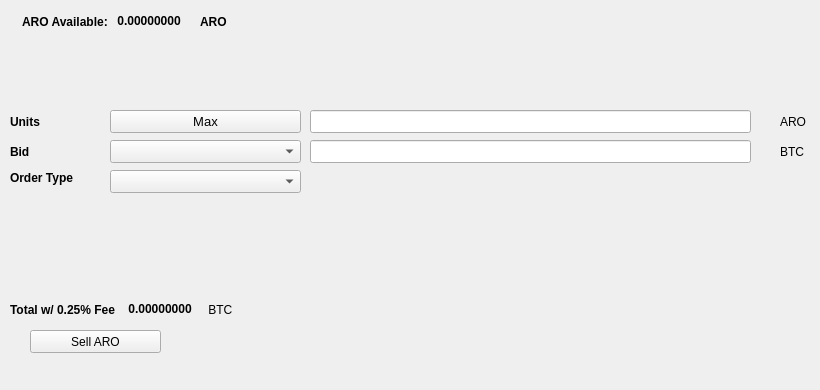
   <widget class="QWidget" name="SellTab">
    <attribute name="title">
     <string>Sell</string>
    </attribute>
    <widget class="QLabel" name="label_16">
     <property name="geometry">
      <rect>
       <x>780</x>
       <y>140</y>
       <width>31</width>
       <height>23</height>
      </rect>
     </property>
     <property name="text">
      <string>BTC</string>
     </property>
    </widget>
    <widget class="QComboBox" name="SellBidcomboBox">
     <property name="geometry">
      <rect>
       <x>110</x>
       <y>140</y>
       <width>191</width>
       <height>23</height>
      </rect>
     </property>
     <property name="font">
      <font>
       <pointsize>10</pointsize>
      </font>
     </property>
    </widget>
    <widget class="QLabel" name="label_18">
     <property name="geometry">
      <rect>
       <x>10</x>
       <y>110</y>
       <width>46</width>
       <height>23</height>
      </rect>
     </property>
     <property name="font">
      <font>
       <weight>75</weight>
       <bold>true</bold>
      </font>
     </property>
     <property name="text">
      <string>Units</string>
     </property>
    </widget>
    <widget class="QPushButton" name="Sell_Max_Amount">
     <property name="geometry">
      <rect>
       <x>110</x>
       <y>110</y>
       <width>191</width>
       <height>23</height>
      </rect>
     </property>
     <property name="font">
      <font>
       <pointsize>10</pointsize>
      </font>
     </property>
     <property name="text">
      <string>Max</string>
     </property>
    </widget>
    <widget class="QLabel" name="label_20">
     <property name="geometry">
      <rect>
       <x>10</x>
       <y>170</y>
       <width>91</width>
       <height>16</height>
      </rect>
     </property>
     <property name="font">
      <font>
       <weight>75</weight>
       <bold>true</bold>
      </font>
     </property>
     <property name="text">
      <string>Order Type</string>
     </property>
    </widget>
    <widget class="QComboBox" name="SellOrdertypeCombo">
     <property name="geometry">
      <rect>
       <x>110</x>
       <y>170</y>
       <width>191</width>
       <height>23</height>
      </rect>
     </property>
     <property name="font">
      <font>
       <pointsize>10</pointsize>
      </font>
     </property>
    </widget>
    <widget class="QLabel" name="label_21">
     <property name="geometry">
      <rect>
       <x>10</x>
       <y>140</y>
       <width>46</width>
       <height>23</height>
      </rect>
     </property>
     <property name="font">
      <font>
       <weight>75</weight>
       <bold>true</bold>
      </font>
     </property>
     <property name="text">
      <string>Bid</string>
     </property>
    </widget>
    <widget class="QLabel" name="label_22">
     <property name="geometry">
      <rect>
       <x>780</x>
       <y>110</y>
       <width>31</width>
       <height>23</height>
      </rect>
     </property>
     <property name="text">
      <string>ARO</string>
     </property>
    </widget>
    <widget class="QLineEdit" name="UnitsInputARO">
     <property name="geometry">
      <rect>
       <x>310</x>
       <y>110</y>
       <width>441</width>
       <height>23</height>
      </rect>
     </property>
     <property name="font">
      <font>
       <pointsize>9</pointsize>
       <weight>75</weight>
       <bold>true</bold>
      </font>
     </property>
    </widget>
    <widget class="QLineEdit" name="SellBidPriceEdit">
     <property name="geometry">
      <rect>
       <x>310</x>
       <y>140</y>
       <width>441</width>
       <height>23</height>
      </rect>
     </property>
     <property name="font">
      <font>
       <pointsize>9</pointsize>
       <weight>75</weight>
       <bold>true</bold>
      </font>
     </property>
    </widget>
    <widget class="QPushButton" name="SellAROBTN">
     <property name="geometry">
      <rect>
       <x>30</x>
       <y>330</y>
       <width>131</width>
       <height>23</height>
      </rect>
     </property>
     <property name="text">
      <string>Sell ARO</string>
     </property>
     <property name="icon">
      <iconset resource="../apeiron">
       <normaloff>:/icons/bitcoin</normaloff>:/icons/bitcoin</iconset>
     </property>
    </widget>
    <widget class="QWidget" name="layoutWidget3">
     <property name="geometry">
      <rect>
       <x>22</x>
       <y>12</y>
       <width>258</width>
       <height>19</height>
      </rect>
     </property>
     <layout class="QHBoxLayout" name="horizontalLayout">
      <item>
       <widget class="QLabel" name="label232_2">
        <property name="font">
         <font>
          <weight>75</weight>
          <bold>true</bold>
         </font>
        </property>
        <property name="text">
         <string>ARO Available:</string>
        </property>
       </widget>
      </item>
      <item>
       <widget class="QLabel" name="AROAvailableLabel">
        <property name="palette">
         <palette>
          <active>
           <colorrole role="WindowText">
            <brush brushstyle="SolidPattern">
             <color alpha="255">
              <red>0</red>
              <green>0</green>
              <blue>0</blue>
             </color>
            </brush>
           </colorrole>
           <colorrole role="Button">
            <brush brushstyle="SolidPattern">
             <color alpha="255">
              <red>0</red>
              <green>170</green>
              <blue>0</blue>
             </color>
            </brush>
           </colorrole>
           <colorrole role="Light">
            <brush brushstyle="SolidPattern">
             <color alpha="255">
              <red>0</red>
              <green>255</green>
              <blue>0</blue>
             </color>
            </brush>
           </colorrole>
           <colorrole role="Midlight">
            <brush brushstyle="SolidPattern">
             <color alpha="255">
              <red>0</red>
              <green>212</green>
              <blue>0</blue>
             </color>
            </brush>
           </colorrole>
           <colorrole role="Dark">
            <brush brushstyle="SolidPattern">
             <color alpha="255">
              <red>0</red>
              <green>85</green>
              <blue>0</blue>
             </color>
            </brush>
           </colorrole>
           <colorrole role="Mid">
            <brush brushstyle="SolidPattern">
             <color alpha="255">
              <red>0</red>
              <green>113</green>
              <blue>0</blue>
             </color>
            </brush>
           </colorrole>
           <colorrole role="Text">
            <brush brushstyle="SolidPattern">
             <color alpha="255">
              <red>0</red>
              <green>170</green>
              <blue>0</blue>
             </color>
            </brush>
           </colorrole>
           <colorrole role="BrightText">
            <brush brushstyle="SolidPattern">
             <color alpha="255">
              <red>255</red>
              <green>255</green>
              <blue>255</blue>
             </color>
            </brush>
           </colorrole>
           <colorrole role="ButtonText">
            <brush brushstyle="SolidPattern">
             <color alpha="255">
              <red>0</red>
              <green>0</green>
              <blue>0</blue>
             </color>
            </brush>
           </colorrole>
           <colorrole role="Base">
            <brush brushstyle="SolidPattern">
             <color alpha="255">
              <red>255</red>
              <green>255</green>
              <blue>255</blue>
             </color>
            </brush>
           </colorrole>
           <colorrole role="Window">
            <brush brushstyle="SolidPattern">
             <color alpha="255">
              <red>0</red>
              <green>170</green>
              <blue>0</blue>
             </color>
            </brush>
           </colorrole>
           <colorrole role="Shadow">
            <brush brushstyle="SolidPattern">
             <color alpha="255">
              <red>0</red>
              <green>0</green>
              <blue>0</blue>
             </color>
            </brush>
           </colorrole>
           <colorrole role="AlternateBase">
            <brush brushstyle="SolidPattern">
             <color alpha="255">
              <red>127</red>
              <green>212</green>
              <blue>127</blue>
             </color>
            </brush>
           </colorrole>
           <colorrole role="ToolTipBase">
            <brush brushstyle="SolidPattern">
             <color alpha="255">
              <red>255</red>
              <green>255</green>
              <blue>220</blue>
             </color>
            </brush>
           </colorrole>
           <colorrole role="ToolTipText">
            <brush brushstyle="SolidPattern">
             <color alpha="255">
              <red>0</red>
              <green>0</green>
              <blue>0</blue>
             </color>
            </brush>
           </colorrole>
          </active>
          <inactive>
           <colorrole role="WindowText">
            <brush brushstyle="SolidPattern">
             <color alpha="255">
              <red>0</red>
              <green>0</green>
              <blue>0</blue>
             </color>
            </brush>
           </colorrole>
           <colorrole role="Button">
            <brush brushstyle="SolidPattern">
             <color alpha="255">
              <red>0</red>
              <green>170</green>
              <blue>0</blue>
             </color>
            </brush>
           </colorrole>
           <colorrole role="Light">
            <brush brushstyle="SolidPattern">
             <color alpha="255">
              <red>0</red>
              <green>255</green>
              <blue>0</blue>
             </color>
            </brush>
           </colorrole>
           <colorrole role="Midlight">
            <brush brushstyle="SolidPattern">
             <color alpha="255">
              <red>0</red>
              <green>212</green>
              <blue>0</blue>
             </color>
            </brush>
           </colorrole>
           <colorrole role="Dark">
            <brush brushstyle="SolidPattern">
             <color alpha="255">
              <red>0</red>
              <green>85</green>
              <blue>0</blue>
             </color>
            </brush>
           </colorrole>
           <colorrole role="Mid">
            <brush brushstyle="SolidPattern">
             <color alpha="255">
              <red>0</red>
              <green>113</green>
              <blue>0</blue>
             </color>
            </brush>
           </colorrole>
           <colorrole role="Text">
            <brush brushstyle="SolidPattern">
             <color alpha="255">
              <red>0</red>
              <green>170</green>
              <blue>0</blue>
             </color>
            </brush>
           </colorrole>
           <colorrole role="BrightText">
            <brush brushstyle="SolidPattern">
             <color alpha="255">
              <red>255</red>
              <green>255</green>
              <blue>255</blue>
             </color>
            </brush>
           </colorrole>
           <colorrole role="ButtonText">
            <brush brushstyle="SolidPattern">
             <color alpha="255">
              <red>0</red>
              <green>0</green>
              <blue>0</blue>
             </color>
            </brush>
           </colorrole>
           <colorrole role="Base">
            <brush brushstyle="SolidPattern">
             <color alpha="255">
              <red>255</red>
              <green>255</green>
              <blue>255</blue>
             </color>
            </brush>
           </colorrole>
           <colorrole role="Window">
            <brush brushstyle="SolidPattern">
             <color alpha="255">
              <red>0</red>
              <green>170</green>
              <blue>0</blue>
             </color>
            </brush>
           </colorrole>
           <colorrole role="Shadow">
            <brush brushstyle="SolidPattern">
             <color alpha="255">
              <red>0</red>
              <green>0</green>
              <blue>0</blue>
             </color>
            </brush>
           </colorrole>
           <colorrole role="AlternateBase">
            <brush brushstyle="SolidPattern">
             <color alpha="255">
              <red>127</red>
              <green>212</green>
              <blue>127</blue>
             </color>
            </brush>
           </colorrole>
           <colorrole role="ToolTipBase">
            <brush brushstyle="SolidPattern">
             <color alpha="255">
              <red>255</red>
              <green>255</green>
              <blue>220</blue>
             </color>
            </brush>
           </colorrole>
           <colorrole role="ToolTipText">
            <brush brushstyle="SolidPattern">
             <color alpha="255">
              <red>0</red>
              <green>0</green>
              <blue>0</blue>
             </color>
            </brush>
           </colorrole>
          </inactive>
          <disabled>
           <colorrole role="WindowText">
            <brush brushstyle="SolidPattern">
             <color alpha="255">
              <red>0</red>
              <green>85</green>
              <blue>0</blue>
             </color>
            </brush>
           </colorrole>
           <colorrole role="Button">
            <brush brushstyle="SolidPattern">
             <color alpha="255">
              <red>0</red>
              <green>170</green>
              <blue>0</blue>
             </color>
            </brush>
           </colorrole>
           <colorrole role="Light">
            <brush brushstyle="SolidPattern">
             <color alpha="255">
              <red>0</red>
              <green>255</green>
              <blue>0</blue>
             </color>
            </brush>
           </colorrole>
           <colorrole role="Midlight">
            <brush brushstyle="SolidPattern">
             <color alpha="255">
              <red>0</red>
              <green>212</green>
              <blue>0</blue>
             </color>
            </brush>
           </colorrole>
           <colorrole role="Dark">
            <brush brushstyle="SolidPattern">
             <color alpha="255">
              <red>0</red>
              <green>85</green>
              <blue>0</blue>
             </color>
            </brush>
           </colorrole>
           <colorrole role="Mid">
            <brush brushstyle="SolidPattern">
             <color alpha="255">
              <red>0</red>
              <green>113</green>
              <blue>0</blue>
             </color>
            </brush>
           </colorrole>
           <colorrole role="Text">
            <brush brushstyle="SolidPattern">
             <color alpha="255">
              <red>0</red>
              <green>85</green>
              <blue>0</blue>
             </color>
            </brush>
           </colorrole>
           <colorrole role="BrightText">
            <brush brushstyle="SolidPattern">
             <color alpha="255">
              <red>255</red>
              <green>255</green>
              <blue>255</blue>
             </color>
            </brush>
           </colorrole>
           <colorrole role="ButtonText">
            <brush brushstyle="SolidPattern">
             <color alpha="255">
              <red>0</red>
              <green>85</green>
              <blue>0</blue>
             </color>
            </brush>
           </colorrole>
           <colorrole role="Base">
            <brush brushstyle="SolidPattern">
             <color alpha="255">
              <red>0</red>
              <green>170</green>
              <blue>0</blue>
             </color>
            </brush>
           </colorrole>
           <colorrole role="Window">
            <brush brushstyle="SolidPattern">
             <color alpha="255">
              <red>0</red>
              <green>170</green>
              <blue>0</blue>
             </color>
            </brush>
           </colorrole>
           <colorrole role="Shadow">
            <brush brushstyle="SolidPattern">
             <color alpha="255">
              <red>0</red>
              <green>0</green>
              <blue>0</blue>
             </color>
            </brush>
           </colorrole>
           <colorrole role="AlternateBase">
            <brush brushstyle="SolidPattern">
             <color alpha="255">
              <red>0</red>
              <green>170</green>
              <blue>0</blue>
             </color>
            </brush>
           </colorrole>
           <colorrole role="ToolTipBase">
            <brush brushstyle="SolidPattern">
             <color alpha="255">
              <red>255</red>
              <green>255</green>
              <blue>220</blue>
             </color>
            </brush>
           </colorrole>
           <colorrole role="ToolTipText">
            <brush brushstyle="SolidPattern">
             <color alpha="255">
              <red>0</red>
              <green>0</green>
              <blue>0</blue>
             </color>
            </brush>
           </colorrole>
          </disabled>
         </palette>
        </property>
        <property name="font">
         <font>
          <weight>75</weight>
          <bold>true</bold>
         </font>
        </property>
        <property name="text">
         <string> 0.00000000 </string>
        </property>
        <property name="textInteractionFlags">
         <set>Qt::LinksAccessibleByMouse|Qt::TextSelectableByKeyboard|Qt::TextSelectableByMouse</set>
        </property>
       </widget>
      </item>
      <item>
       <widget class="QLabel" name="labelARO">
        <property name="font">
         <font>
          <weight>75</weight>
          <bold>true</bold>
         </font>
        </property>
        <property name="text">
         <string>ARO</string>
        </property>
       </widget>
      </item>
     </layout>
    </widget>
    <widget class="QWidget" name="layoutWidget">
     <property name="geometry">
      <rect>
       <x>10</x>
       <y>300</y>
       <width>268</width>
       <height>19</height>
      </rect>
     </property>
     <layout class="QHBoxLayout" name="horizontalLayout_2">
      <item>
       <widget class="QLabel" name="label_19">
        <property name="font">
         <font>
          <weight>75</weight>
          <bold>true</bold>
         </font>
        </property>
        <property name="text">
         <string>Total w/ 0.25% Fee </string>
        </property>
       </widget>
      </item>
      <item>
       <widget class="QLabel" name="SellCostLabel">
        <property name="palette">
         <palette>
          <active>
           <colorrole role="WindowText">
            <brush brushstyle="SolidPattern">
             <color alpha="255">
              <red>0</red>
              <green>0</green>
              <blue>0</blue>
             </color>
            </brush>
           </colorrole>
           <colorrole role="Button">
            <brush brushstyle="SolidPattern">
             <color alpha="255">
              <red>0</red>
              <green>170</green>
              <blue>0</blue>
             </color>
            </brush>
           </colorrole>
           <colorrole role="Light">
            <brush brushstyle="SolidPattern">
             <color alpha="255">
              <red>0</red>
              <green>255</green>
              <blue>0</blue>
             </color>
            </brush>
           </colorrole>
           <colorrole role="Midlight">
            <brush brushstyle="SolidPattern">
             <color alpha="255">
              <red>0</red>
              <green>212</green>
              <blue>0</blue>
             </color>
            </brush>
           </colorrole>
           <colorrole role="Dark">
            <brush brushstyle="SolidPattern">
             <color alpha="255">
              <red>0</red>
              <green>85</green>
              <blue>0</blue>
             </color>
            </brush>
           </colorrole>
           <colorrole role="Mid">
            <brush brushstyle="SolidPattern">
             <color alpha="255">
              <red>0</red>
              <green>113</green>
              <blue>0</blue>
             </color>
            </brush>
           </colorrole>
           <colorrole role="Text">
            <brush brushstyle="SolidPattern">
             <color alpha="255">
              <red>0</red>
              <green>170</green>
              <blue>0</blue>
             </color>
            </brush>
           </colorrole>
           <colorrole role="BrightText">
            <brush brushstyle="SolidPattern">
             <color alpha="255">
              <red>255</red>
              <green>255</green>
              <blue>255</blue>
             </color>
            </brush>
           </colorrole>
           <colorrole role="ButtonText">
            <brush brushstyle="SolidPattern">
             <color alpha="255">
              <red>0</red>
              <green>0</green>
              <blue>0</blue>
             </color>
            </brush>
           </colorrole>
           <colorrole role="Base">
            <brush brushstyle="SolidPattern">
             <color alpha="255">
              <red>255</red>
              <green>255</green>
              <blue>255</blue>
             </color>
            </brush>
           </colorrole>
           <colorrole role="Window">
            <brush brushstyle="SolidPattern">
             <color alpha="255">
              <red>0</red>
              <green>170</green>
              <blue>0</blue>
             </color>
            </brush>
           </colorrole>
           <colorrole role="Shadow">
            <brush brushstyle="SolidPattern">
             <color alpha="255">
              <red>0</red>
              <green>0</green>
              <blue>0</blue>
             </color>
            </brush>
           </colorrole>
           <colorrole role="AlternateBase">
            <brush brushstyle="SolidPattern">
             <color alpha="255">
              <red>127</red>
              <green>212</green>
              <blue>127</blue>
             </color>
            </brush>
           </colorrole>
           <colorrole role="ToolTipBase">
            <brush brushstyle="SolidPattern">
             <color alpha="255">
              <red>255</red>
              <green>255</green>
              <blue>220</blue>
             </color>
            </brush>
           </colorrole>
           <colorrole role="ToolTipText">
            <brush brushstyle="SolidPattern">
             <color alpha="255">
              <red>0</red>
              <green>0</green>
              <blue>0</blue>
             </color>
            </brush>
           </colorrole>
          </active>
          <inactive>
           <colorrole role="WindowText">
            <brush brushstyle="SolidPattern">
             <color alpha="255">
              <red>0</red>
              <green>0</green>
              <blue>0</blue>
             </color>
            </brush>
           </colorrole>
           <colorrole role="Button">
            <brush brushstyle="SolidPattern">
             <color alpha="255">
              <red>0</red>
              <green>170</green>
              <blue>0</blue>
             </color>
            </brush>
           </colorrole>
           <colorrole role="Light">
            <brush brushstyle="SolidPattern">
             <color alpha="255">
              <red>0</red>
              <green>255</green>
              <blue>0</blue>
             </color>
            </brush>
           </colorrole>
           <colorrole role="Midlight">
            <brush brushstyle="SolidPattern">
             <color alpha="255">
              <red>0</red>
              <green>212</green>
              <blue>0</blue>
             </color>
            </brush>
           </colorrole>
           <colorrole role="Dark">
            <brush brushstyle="SolidPattern">
             <color alpha="255">
              <red>0</red>
              <green>85</green>
              <blue>0</blue>
             </color>
            </brush>
           </colorrole>
           <colorrole role="Mid">
            <brush brushstyle="SolidPattern">
             <color alpha="255">
              <red>0</red>
              <green>113</green>
              <blue>0</blue>
             </color>
            </brush>
           </colorrole>
           <colorrole role="Text">
            <brush brushstyle="SolidPattern">
             <color alpha="255">
              <red>0</red>
              <green>170</green>
              <blue>0</blue>
             </color>
            </brush>
           </colorrole>
           <colorrole role="BrightText">
            <brush brushstyle="SolidPattern">
             <color alpha="255">
              <red>255</red>
              <green>255</green>
              <blue>255</blue>
             </color>
            </brush>
           </colorrole>
           <colorrole role="ButtonText">
            <brush brushstyle="SolidPattern">
             <color alpha="255">
              <red>0</red>
              <green>0</green>
              <blue>0</blue>
             </color>
            </brush>
           </colorrole>
           <colorrole role="Base">
            <brush brushstyle="SolidPattern">
             <color alpha="255">
              <red>255</red>
              <green>255</green>
              <blue>255</blue>
             </color>
            </brush>
           </colorrole>
           <colorrole role="Window">
            <brush brushstyle="SolidPattern">
             <color alpha="255">
              <red>0</red>
              <green>170</green>
              <blue>0</blue>
             </color>
            </brush>
           </colorrole>
           <colorrole role="Shadow">
            <brush brushstyle="SolidPattern">
             <color alpha="255">
              <red>0</red>
              <green>0</green>
              <blue>0</blue>
             </color>
            </brush>
           </colorrole>
           <colorrole role="AlternateBase">
            <brush brushstyle="SolidPattern">
             <color alpha="255">
              <red>127</red>
              <green>212</green>
              <blue>127</blue>
             </color>
            </brush>
           </colorrole>
           <colorrole role="ToolTipBase">
            <brush brushstyle="SolidPattern">
             <color alpha="255">
              <red>255</red>
              <green>255</green>
              <blue>220</blue>
             </color>
            </brush>
           </colorrole>
           <colorrole role="ToolTipText">
            <brush brushstyle="SolidPattern">
             <color alpha="255">
              <red>0</red>
              <green>0</green>
              <blue>0</blue>
             </color>
            </brush>
           </colorrole>
          </inactive>
          <disabled>
           <colorrole role="WindowText">
            <brush brushstyle="SolidPattern">
             <color alpha="255">
              <red>0</red>
              <green>85</green>
              <blue>0</blue>
             </color>
            </brush>
           </colorrole>
           <colorrole role="Button">
            <brush brushstyle="SolidPattern">
             <color alpha="255">
              <red>0</red>
              <green>170</green>
              <blue>0</blue>
             </color>
            </brush>
           </colorrole>
           <colorrole role="Light">
            <brush brushstyle="SolidPattern">
             <color alpha="255">
              <red>0</red>
              <green>255</green>
              <blue>0</blue>
             </color>
            </brush>
           </colorrole>
           <colorrole role="Midlight">
            <brush brushstyle="SolidPattern">
             <color alpha="255">
              <red>0</red>
              <green>212</green>
              <blue>0</blue>
             </color>
            </brush>
           </colorrole>
           <colorrole role="Dark">
            <brush brushstyle="SolidPattern">
             <color alpha="255">
              <red>0</red>
              <green>85</green>
              <blue>0</blue>
             </color>
            </brush>
           </colorrole>
           <colorrole role="Mid">
            <brush brushstyle="SolidPattern">
             <color alpha="255">
              <red>0</red>
              <green>113</green>
              <blue>0</blue>
             </color>
            </brush>
           </colorrole>
           <colorrole role="Text">
            <brush brushstyle="SolidPattern">
             <color alpha="255">
              <red>0</red>
              <green>85</green>
              <blue>0</blue>
             </color>
            </brush>
           </colorrole>
           <colorrole role="BrightText">
            <brush brushstyle="SolidPattern">
             <color alpha="255">
              <red>255</red>
              <green>255</green>
              <blue>255</blue>
             </color>
            </brush>
           </colorrole>
           <colorrole role="ButtonText">
            <brush brushstyle="SolidPattern">
             <color alpha="255">
              <red>0</red>
              <green>85</green>
              <blue>0</blue>
             </color>
            </brush>
           </colorrole>
           <colorrole role="Base">
            <brush brushstyle="SolidPattern">
             <color alpha="255">
              <red>0</red>
              <green>170</green>
              <blue>0</blue>
             </color>
            </brush>
           </colorrole>
           <colorrole role="Window">
            <brush brushstyle="SolidPattern">
             <color alpha="255">
              <red>0</red>
              <green>170</green>
              <blue>0</blue>
             </color>
            </brush>
           </colorrole>
           <colorrole role="Shadow">
            <brush brushstyle="SolidPattern">
             <color alpha="255">
              <red>0</red>
              <green>0</green>
              <blue>0</blue>
             </color>
            </brush>
           </colorrole>
           <colorrole role="AlternateBase">
            <brush brushstyle="SolidPattern">
             <color alpha="255">
              <red>0</red>
              <green>170</green>
              <blue>0</blue>
             </color>
            </brush>
           </colorrole>
           <colorrole role="ToolTipBase">
            <brush brushstyle="SolidPattern">
             <color alpha="255">
              <red>255</red>
              <green>255</green>
              <blue>220</blue>
             </color>
            </brush>
           </colorrole>
           <colorrole role="ToolTipText">
            <brush brushstyle="SolidPattern">
             <color alpha="255">
              <red>0</red>
              <green>0</green>
              <blue>0</blue>
             </color>
            </brush>
           </colorrole>
          </disabled>
         </palette>
        </property>
        <property name="font">
         <font>
          <weight>75</weight>
          <bold>true</bold>
         </font>
        </property>
        <property name="autoFillBackground">
         <bool>false</bool>
        </property>
        <property name="text">
         <string> 0.00000000</string>
        </property>
        <property name="textInteractionFlags">
         <set>Qt::LinksAccessibleByMouse|Qt::TextSelectableByMouse</set>
        </property>
       </widget>
      </item>
      <item>
       <widget class="QLabel" name="label_17">
        <property name="font">
         <font>
          <weight>50</weight>
          <bold>false</bold>
         </font>
        </property>
        <property name="text">
         <string> BTC</string>
        </property>
       </widget>
      </item>
     </layout>
    </widget>
    <widget class="QLabel" name="label_23">
     <property name="geometry">
      <rect>
       <x>460</x>
       <y>300</y>
       <width>281</width>
       <height>81</height>
      </rect>
     </property>
     <property name="text">
      <string/>
     </property>
     <property name="pixmap">
      <pixmap>:/images/bittrex</pixmap>
     </property>
    </widget>
   </widget>
